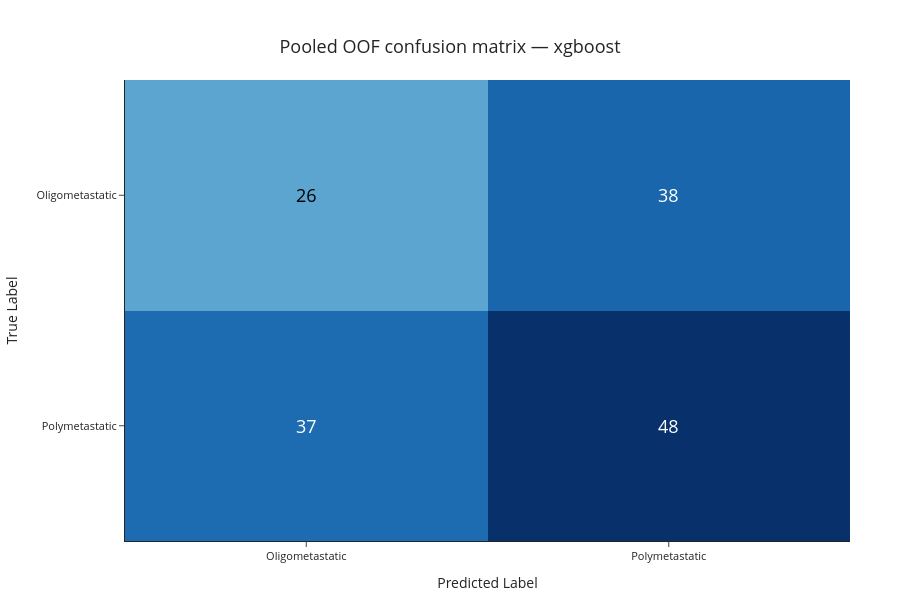

Source (notebook cell):
### Markdown cell above
### Pooled out-of-fold evaluation of the selected family

Mean outer-fold metrics average the metric calculated independently in each fold. Pooled OOF metrics calculate the metric once after concatenating all held-out predictions, with every patient contributing exactly once. The two summaries answer different questions and need not be numerically identical.

ROC-AUC, average precision (AP) and Brier score use probabilities of polymetastatic disease; balanced accuracy, macro-F1, precision, sensitivity and specificity use predicted classes. AP summarises the precision–recall curve using recall increments, rather than trapezoidal integration. The ROC curve, PR curve and main confusion matrix below use only the validated OOF predictions.

Outer-test results estimate how each prespecified family generalises after inner hyperparameter tuning. Choosing one family by its mean inner score across all outer folds adds a further selection step, so the displayed OOF result is not an independent validation of that choice. No outer-test metric is used to choose the family.

### Code cell
selected_oof_df = validated_oof_by_model[selected_model_name]
pooled_metrics = clinical_binary_metrics(selected_oof_df.y_true, selected_oof_df.y_pred, selected_oof_df.y_proba)
pooled_metric_labels = {
    "auc_score": "ROC-AUC", "balanced_accuracy": "Balanced accuracy", "macro_f1": "Macro-F1",
    "precision": "Precision (polymetastatic = 1)", "sensitivity": "Sensitivity (polymetastatic = 1)",
    "specificity": "Specificity (oligometastatic = 0)",
    "average_precision": "Average precision (PR)", "brier_score": "Brier score",
}
pooled_oof_metrics_df = pd.DataFrame([
    {"model": selected_model_name, "metric": label, "pooled_oof_value": pooled_metrics[key],
     "n_patients": len(selected_oof_df)} for key, label in pooled_metric_labels.items()
])
thesis_display(pooled_oof_metrics_df)
pooled_oof_metrics_df.to_csv(Path(output_dir) / "clinical_selected_pooled_oof_metrics_reviewed.csv", index=False)
pooled_curve = [{"y_true": selected_oof_df.y_true.to_numpy(), "y_prob": selected_oof_df.y_proba.to_numpy(),
                 "label": f"{selected_model_name}: pooled OOF", "is_main_curve": True}]
plot_roc_curves(pooled_curve, title="Selected family: pooled OOF ROC", interactive=False)
plot_precision_recall_curves(pooled_curve, title="Selected family: pooled OOF precision–recall", interactive=False)
plot_confusion_matrix(selected_oof_df.y_true, selected_oof_df.y_pred,
    class_labels=["Oligometastatic", "Polymetastatic"],
    title=f"Pooled OOF confusion matrix — {selected_model_name}", interactive=False)

### Figure 1 — Plotly figure (JSON) as saved in the notebook; plotly's stock layout.template omitted (floating-point values rounded to 4 significant figures)
{"data": [{"colorscale": [[0, "rgb(247,251,255)"], [0.125, "rgb(222,235,247)"], [0.25, "rgb(198,219,239)"], [0.375, "rgb(158,202,225)"], [0.5, "rgb(107,174,214)"], [0.625, "rgb(66,146,198)"], [0.75, "rgb(33,113,181)"], [0.875, "rgb(8,81,156)"], [1, "rgb(8,48,107)"]], "showscale": false, "type": "heatmap", "x": ["Oligometastatic", "Polymetastatic"], "y": ["Oligometastatic", "Polymetastatic"], "z": [[26, 38], [37, 48]], "zmax": 48, "zmin": 0}], "layout": {"annotations": [{"font": {"color": "black", "size": 18}, "showarrow": false, "text": "26", "x": "Oligometastatic", "xref": "x", "y": "Oligometastatic", "yref": "y"}, {"font": {"color": "white", "size": 18}, "showarrow": false, "text": "38", "x": "Polymetastatic", "xref": "x", "y": "Oligometastatic", "yref": "y"}, {"font": {"color": "white", "size": 18}, "showarrow": false, "text": "37", "x": "Oligometastatic", "xref": "x", "y": "Polymetastatic", "yref": "y"}, {"font": {"color": "white", "size": 18}, "showarrow": false, "text": "48", "x": "Polymetastatic", "xref": "x", "y": "Polymetastatic", "yref": "y"}], "autosize": false, "font": {"size": 12}, "height": 600, "margin": {"b": 50, "l": 100, "r": 50, "t": 80}, "title": {"font": {"size": 18}, "text": "Pooled OOF confusion matrix — xgboost", "x": 0.5, "xanchor": "center", "yanchor": "top"}, "width": 900, "xaxis": {"tickfont": {"size": 11}, "title": {"font": {"size": 14}, "text": "Predicted Label"}}, "yaxis": {"autorange": "reversed", "tickfont": {"size": 11}, "title": {"font": {"size": 14}, "text": "True Label"}}}}
